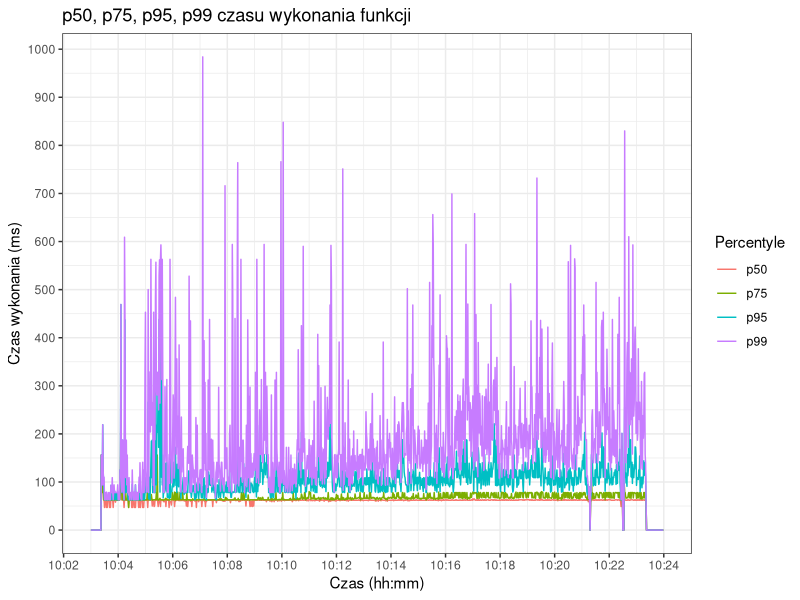

This chart was generated by the following R code:
library("ggplot2")
library("scales")

png(filename="percentiles.png", width=640, height=480)

dat = read.csv("percentiles.csv")
dat$time = as.POSIXct(dat$time, format = "%Y-%m-%dT%H:%M:%S")

ggplot(data=dat, aes(time)) +
theme_bw() +
scale_x_datetime(labels = date_format("%H:%M"), breaks = pretty_breaks(n=10)) +
scale_y_continuous(breaks=pretty_breaks(n=10)) +
labs(x = "Czas (hh:mm)", y = "Czas wykonania (ms)", color = "Percentyle") +
geom_line(aes(y = p50, color = "p50")) +
geom_line(aes(y = p75, color = "p75")) +
geom_line(aes(y = p95, color = "p95")) +
geom_line(aes(y = p99, color = "p99")) +
ggtitle("p50, p75, p95, p99 czasu wykonania funkcji")
